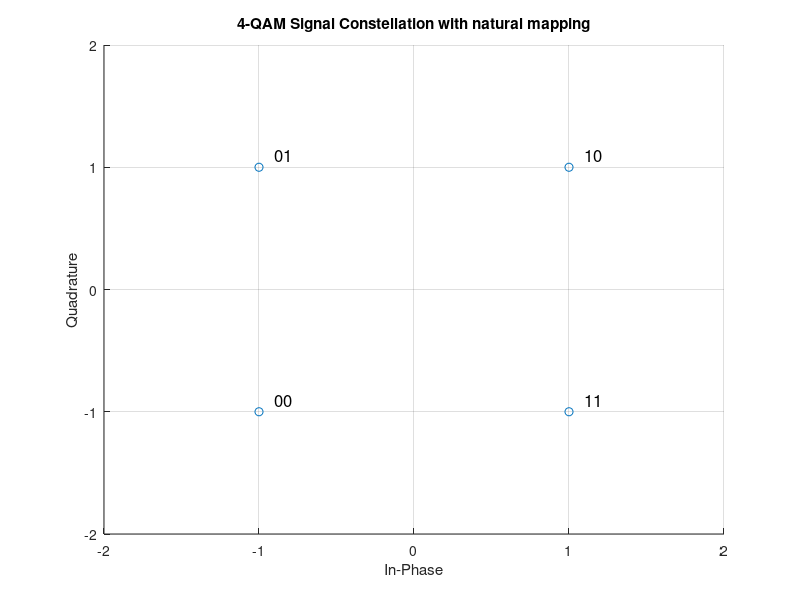
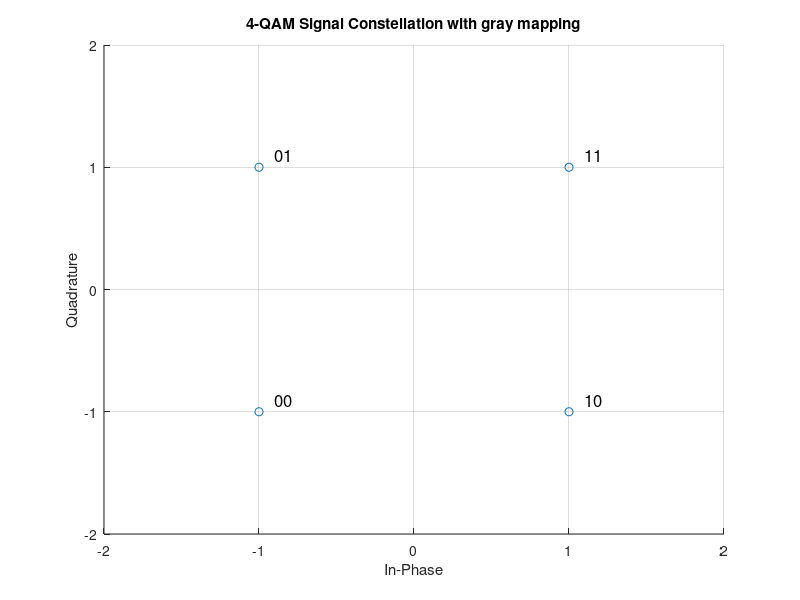

The MATLAB script that drew these images, in order:
image_dir = '../images';
% Define the signal constellation
labels = {'00','01','10','11'};
coords = [-1-1i,-1+1i , 1+1i , 1-1i];

% plot
scatter(real(coords), imag(coords));
grid on;

% add labels
for i = 1:length(coords)
    text(real(coords(i))+0.1, imag(coords(i))+0.1, labels(i), 'FontSize', 12);
end

% Set the plot limits and axis labels
xlim([-2 2]);
ylim([-2 2]);
xlabel('In-Phase');
ylabel('Quadrature');

% Set the plot title
title('4-QAM Signal Constellation with natural mapping');

% Save the plot as a PNG file
saveas(gcf, fullfile(image_dir, '4_QAM_natural.png'));

% Define the signal constellation
labels = {'00','01','11','10'};
coords = [-1-1i,-1+1i , 1+1i , 1-1i];

% plot
scatter(real(coords), imag(coords));
grid on;

% add labels
for i = 1:length(coords)
    text(real(coords(i))+0.1, imag(coords(i))+0.1, labels(i), 'FontSize', 12);
end

% Set the plot limits and axis labels
xlim([-2 2]);
ylim([-2 2]);
xlabel('In-Phase');
ylabel('Quadrature');

% Set the plot title
title('4-QAM Signal Constellation with gray mapping');

% Save the plot as a PNG file
saveas(gcf, fullfile(image_dir, '4_QAM_gray.png'));